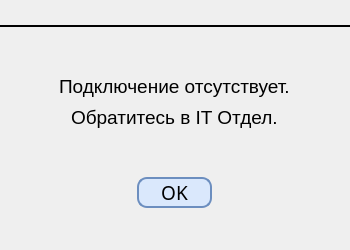
<?xml version="1.0" encoding="UTF-8"?>
<ui version="4.0">
 <class>LostConnectionDialog</class>
 <widget class="QDialog" name="LostConnectionDialog">
  <property name="geometry">
   <rect>
    <x>0</x>
    <y>0</y>
    <width>350</width>
    <height>250</height>
   </rect>
  </property>
  <property name="maximumSize">
   <size>
    <width>350</width>
    <height>250</height>
   </size>
  </property>
  <property name="windowTitle">
   <string>Соединение потеряно</string>
  </property>
  <property name="windowIcon">
   <iconset theme="QIcon::ThemeIcon::ApplicationExit"/>
  </property>
  <property name="styleSheet">
   <string notr="true">#LostConnectionDialog {
	Font: &quot;Merriweather 18pt&quot;
}

QPushButton {
	background-color: #DAE8FC;
	border: 2px solid #6C8EBF;
	border-radius: 10px;
}

QPushButton:hover {
	background-color: #c8dcfc;
}

QPushButton:pressed {
	background-color: #a7c8fc;
}</string>
  </property>
  <layout class="QHBoxLayout" name="horizontalLayout">
   <property name="leftMargin">
    <number>0</number>
   </property>
   <property name="topMargin">
    <number>0</number>
   </property>
   <property name="rightMargin">
    <number>0</number>
   </property>
   <property name="bottomMargin">
    <number>0</number>
   </property>
   <item>
    <layout class="QVBoxLayout" name="verticalLayout">
     <property name="topMargin">
      <number>25</number>
     </property>
     <item>
      <widget class="Line" name="DialogLine">
       <property name="frameShadow">
        <enum>QFrame::Shadow::Plain</enum>
       </property>
       <property name="lineWidth">
        <number>2</number>
       </property>
       <property name="orientation">
        <enum>Qt::Orientation::Horizontal</enum>
       </property>
      </widget>
     </item>
     <item>
      <spacer name="verticalSpacer">
       <property name="orientation">
        <enum>Qt::Orientation::Vertical</enum>
       </property>
       <property name="sizeType">
        <enum>QSizePolicy::Policy::Fixed</enum>
       </property>
       <property name="sizeHint" stdset="0">
        <size>
         <width>20</width>
         <height>40</height>
        </size>
       </property>
      </spacer>
     </item>
     <item alignment="Qt::AlignmentFlag::AlignHCenter">
      <widget class="QLabel" name="ConnectionLabel">
       <property name="maximumSize">
        <size>
         <width>285</width>
         <height>25</height>
        </size>
       </property>
       <property name="font">
        <font>
         <pointsize>14</pointsize>
        </font>
       </property>
       <property name="text">
        <string>Подключение отсутствует.</string>
       </property>
      </widget>
     </item>
     <item alignment="Qt::AlignmentFlag::AlignHCenter">
      <widget class="QLabel" name="SupportLabel">
       <property name="maximumSize">
        <size>
         <width>250</width>
         <height>25</height>
        </size>
       </property>
       <property name="font">
        <font>
         <pointsize>14</pointsize>
        </font>
       </property>
       <property name="text">
        <string>Обратитесь в IT Отдел.</string>
       </property>
      </widget>
     </item>
     <item alignment="Qt::AlignmentFlag::AlignHCenter|Qt::AlignmentFlag::AlignVCenter">
      <widget class="QPushButton" name="OKButton">
       <property name="sizePolicy">
        <sizepolicy hsizetype="Fixed" vsizetype="Fixed">
         <horstretch>0</horstretch>
         <verstretch>0</verstretch>
        </sizepolicy>
       </property>
       <property name="minimumSize">
        <size>
         <width>75</width>
         <height>30</height>
        </size>
       </property>
       <property name="font">
        <font>
         <family>Merriweather</family>
         <pointsize>14</pointsize>
        </font>
       </property>
       <property name="autoFillBackground">
        <bool>false</bool>
       </property>
       <property name="styleSheet">
        <string notr="true"/>
       </property>
       <property name="text">
        <string>OK</string>
       </property>
       <property name="default">
        <bool>false</bool>
       </property>
       <property name="flat">
        <bool>false</bool>
       </property>
      </widget>
     </item>
    </layout>
   </item>
  </layout>
 </widget>
 <resources/>
 <connections/>
</ui>
